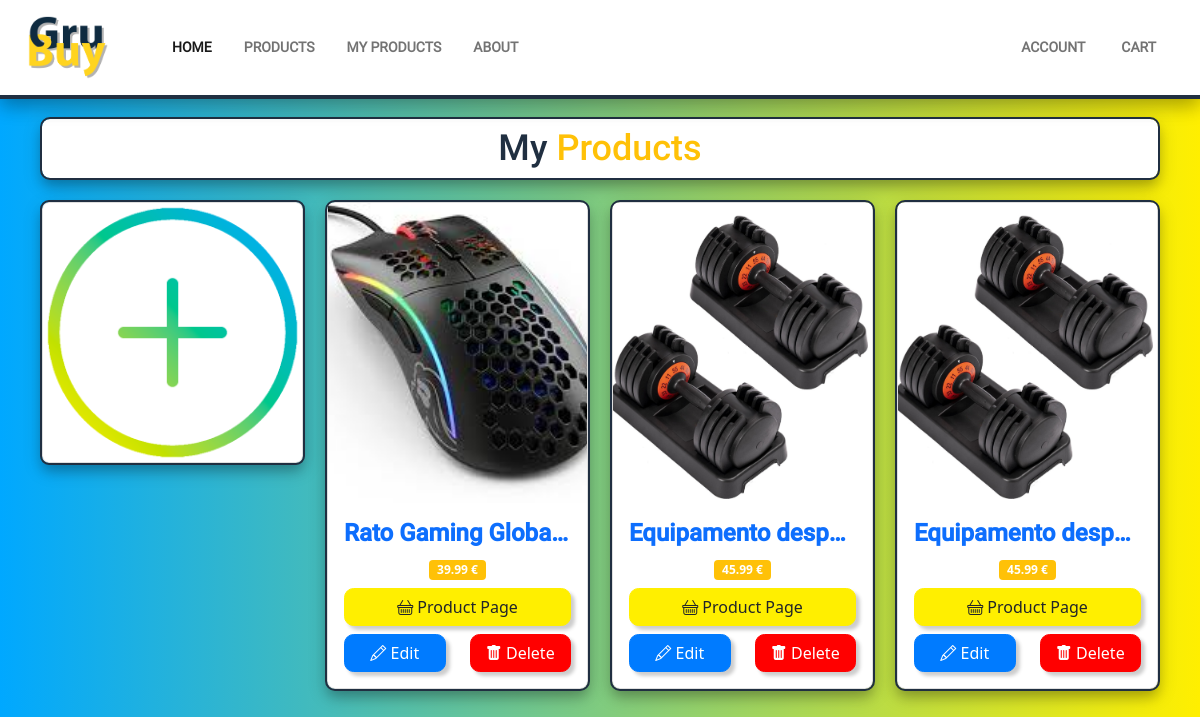
Page /myproducts.php (signed in) on the committed database.
### tables this page shows
CREATE TABLE IF NOT EXISTS `products` (
  `productID` int(11) NOT NULL AUTO_INCREMENT,
  `productName` varchar(300) DEFAULT NULL,
  `productDescription` tinytext NOT NULL,
  `productCreator` int(11) DEFAULT NULL,
  `productImage` varchar(300) DEFAULT NULL,
  `productQuantity` int(11) NOT NULL,
  `productPrice` decimal(10,2) DEFAULT NULL,
  `productDate` datetime(3) NOT NULL DEFAULT current_timestamp(3),
  PRIMARY KEY (`productID`),
  KEY `productCreator` (`productCreator`)
);

### loginscript/dbaccess.php (called while the page is built)
<?php
class Database
{
      public function connect()
      {
            try {
                  $username = "GruBuyDBUser";
                  $password = "GruBuyDBPassword";
                  $conn = new PDO("mysql:host=10.0.1.4;dbname=grubuy", $username, $password);
                  return $conn;
            } catch (PDOException $e) {
                  echo "<br>Connection failed: " . $e->getMessage() . "<br/>";
            }
      }
}

### myproducts.php (the view, shortened to what this page needs)
<?php
include './loginscript/dbaccess.php';
class picmyproducts extends Database
{
    public function pickProducts()
    {
        $user_creator = $_SESSION["user_ID"];
        $stmt = $this->connect()->prepare('SELECT * FROM products WHERE productCreator = ?;');
        $stmt->execute(array($user_creator));
        $products = $stmt->fetchAll(PDO::FETCH_ASSOC);
        return $products;
    }
}
?>
<!DOCTYPE html>
<html lang="en">
<head>
    <link rel="stylesheet" href="https://cdn.jsdelivr.net/npm/bootstrap-icons@1.10.2/font/bootstrap-icons.css">
    <link href="https://cdn.jsdelivr.net/npm/bootstrap@5.0.2/dist/css/bootstrap.min.css" rel="stylesheet">
    <link rel="stylesheet" href="css/style.css">
</head>
<body class="color-background">
    <?php
    include 'header.php';
    ?>
    <section id="myproducts">
        <div class="container mt-4 text-center">
            <div class="bg-white style-border4">
                <h1 class="mytext-h1 text-center m-2 p-2">My <span class="text-warning">Products</span></h1>
            </div>
            <div class="row">
                <div class="col-md-3 mt-3">
                    <a href="addnewproduct.php">
                        <div class="card style-border4">
                            <img src="imagens/image icons/addproduct_icon.png" class="card-img-top card-image-size3">
                        </div>
                    </a>
                </div>
                <?php
                $myproduct = new picmyproducts();
                $numberproducts = $myproduct->pickProducts();
                for ($i = 0; $i < count($numberproducts); $i++) {
                    $productsID = $numberproducts[$i]['productID'];
                    echo '<div class="col-md-3 mt-3">
                            <div class="card style-border4">
                            <img src="uploads/products/' . $numberproducts[$i]['productImage'] . '" class="card-img-top card-image-size" alt="...">
                              <div class="card-body">
                                <h5 class="card-title text-primary title-1line">' . $numberproducts[$i]['productName'] . '</h5>
                                <h4 class="badge bg-warning">' . $numberproducts[$i]['productPrice'] . ' €</h4>
                                <div class="d-flex row align-items-center">
                                    <div class="col-12 mb-2">
                                    <form action="./productpage.php" method="post">
                                        <input name="productID" type="hidden" value="' . $productsID . '" readonly/>
                                        <button type="submit" name="action" class="btn btn-warning btn-size"><i class="bi bi-basket"></i> Product Page</button>
                                    </form>
                                    </div>
                                    <div class="col-6">
                                        <form action="./editproduct.php" method="post">
                                        <input name="productID" type="hidden" value="' . $productsID . '" readonly/>
                                        <button type="submit" name="action" class="btn btn-primary btn-size"><i class="bi bi-pencil"></i> Edit</a>
                                        </form>
                                    </div>
                                    <div class="col-6">
                                        <form action="./edit_delete_productscript/deleteproduct.php" method="post">
                                        <input name="productID" type="hidden" value="' . $productsID . '" readonly/>
                                        <button type="submit" name="submit" class="btn btn-danger btn-size"><i class="bi bi-trash-fill"></i> Delete</button>
                                        </form>
                                    </div>
                                </div>
                            </div>
                            </div>
                        </div>
                        ';
                }
                ?>
            </div>
        </div>
    </section>
</body>
</html>

### css/style.css (style rules this page uses)
.mytext-h1 { font-family: "Roboto-Medium" !important; color: #202f41; font-size: 3vw; }
.btn-primary { color: #fff; background-color: #08abf7; border-color: #08abf7; box-shadow: 0.325vw 0.325vw 0.325vw rgb(0 0 0 / 20%); border-radius: 0.6rem; margin: 0; }
.btn-warning { color: #212529; background-color: #ffef00; border-color: #ffef00; box-shadow: 0.325vw 0.325vw 0.325vw rgb(0 0 0 / 20%); border-radius: 0.6rem; margin: 0; }
.btn-danger { box-shadow: 0.325vw 0.325vw 0.325vw rgb(0 0 0 / 20%); border-radius: 0.6rem; margin: 0; }
.color-background { background: rgb(0, 168, 255); background: linear-gradient(90deg, rgb(0, 168, 255) 0%, rgb(255, 239, 0) 100%); }
.style-border4 { box-shadow: 0 8px 12px 0 rgba(0, 0, 0, 0.2), 0 6px 20px 0 rgba(0, 0, 0, 0.19); outline-style: solid; outline-color: #202f41; outline-width: 2px; border-radius: 0.5em; }
.card-image-size { width: 100%; height: 300px; object-fit: cover; }
.card-image-size3 { width: 100%; object-fit: cover; }
.card-title { font-size: 24px; font-weight: bold; font-family: "Roboto-Medium" !important; color: #202f41; }
.btn-primary { background-color: #007bff; border-color: #007bff; }
.card { transition: translate ease-in-out 100ms, box-shadow ease-in-out 100ms; }
.btn { transition: translate ease-in-out 100ms, box-shadow ease-in-out 100ms; }
.btn-size { width: 100%; max-width: 100%; }
a { font-size: 14px; font-family: "Roboto-Regular" !important; color:#ffc107; }
.btn-danger { background-color: #ff0000 !important; border-color: #ff0000 !important }
.title-1line { text-overflow: ellipsis; white-space: nowrap; overflow: hidden; }

### rows in the picture
products: productImage (picture), productName "Rato Gaming Globa…", productPrice "39.99"
products: productImage (picture), productName "Equipamento desp…", productPrice "45.99"
products: productImage (picture), productName "Equipamento desp…", productPrice "45.99"
